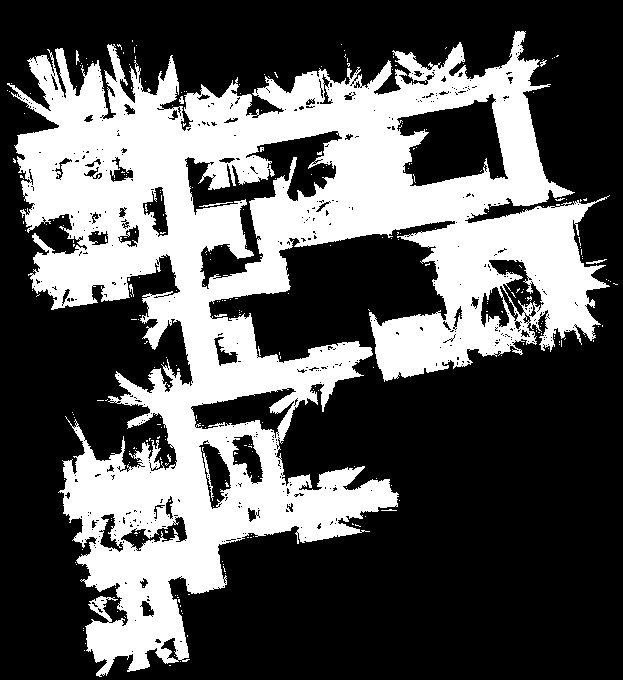
#> input picture A_star_implementation/occupancy_map.png, 623 x 680 px
$ python a_star.py
#> lines starting #> are read from the running program, lines starting #| are printed output that depends on the picture; after the words box and inside, x2 and y2 are one past the last pixel; in counts of white or black regions, pixels touching at a corner belong together
from PIL import Image
import numpy as np
from matplotlib import image
from matplotlib import pyplot as plt

def RecoverPath(s,g,pred):
    finallist = [g]
    current = g

    while current!=s:
        prev = pred[current]
        finallist.append(prev)
        current = prev
    return finallist

def Number(v):
    row = v[0]
    col = v[1]
    nbors = [
            (row-1,col-1),(row-1,col),(row-1,col+1),
            (row,col-1),(row,col+1),
            (row+1,col-1),(row+1,col),(row+1,col+1)
            ]
    finallist = []
    for tup in nbors:
        if (occupancy_grid[tup[0],tup[1]] == 1):
            finallist.append(tup)
    return finallist

def distance(v1,v2):
    return ((v1[1]-v2[1])**2 + (v1[0]-v2[0])**2)**(1/2)


def A_Star_Search(V, s, g, Number, distance):

    CostTo = {}
    pred = {}
    EstTotalCost = {}

    for row in range(len(V)):
        for col in range(len(V[0])):
            CostTo.update({(row,col):100000})
            EstTotalCost.update({(row,col):100000})

    CostTo.update({s:0})
    EstTotalCost.update({s:distance(s,g)})

    Q = [(distance(s,g),s)]

    while len(Q)>0:
        Q = sorted(Q)
        v = Q[0][1]
        Q = Q[1:len(Q)]

        if v == g:
            return RecoverPath(s,g,pred)

        for i in Number(v):
            pvi = CostTo[v] + distance(v,i)

            if pvi < CostTo[i]:
                pred.update({i:v})
                CostTo.update({i:pvi})
                EstTotalCost.update({i: pvi + distance(i,g)})

                check = False
                for n in range(len(Q)):
                    if Q[n][1] == i:
                        check = True
                        idx = n

                if check:
                    Q[idx] = (EstTotalCost[i],Q[idx][1])
                else:
                    Q.append((EstTotalCost[i],i))

    return []


if __name__ == '__main__':

    # Read image from disk using PIL
    path  = './occupancy_map.png'

    occupancy_map_img = Image.open(path)
#> occupancy_map_img is the input picture: PIL image 623x680 L; 34.9% white; 292 white regions (284 under 20 px), largest, box (x1, y1, x2, y2) and area: (7, 31, 610, 677) 146713, (199, 202, 233, 207) 48, (586, 259, 607, 264) 43

    # Interpret this image as a numpy array, and threshold its values to→ {0,1}
    occupancy_grid = (np.asarray(occupancy_map_img) > 0).astype(int)
    opt_path = A_Star_Search(occupancy_grid,(635, 140),(350, 400),Number,distance)
#> after the loop in A_Star_Search, `for row in range(len(V)):`: CostTo = 423640 items
#> after the loop in A_Star_Search, `while len(Q)>0:`: Q = 741 items; pred = 81200 items
#> opt_path = 725 pairs, first value 220 to 635, second value 140 to 455

    data = image.imread(path)
    xs = [points[1] for points in opt_path]
#> xs = 725 values, max 455 at index 135, min 140 at index 724, mean 287.6
    ys = [points[0] for points in opt_path]
#> ys = 725 values, max 635 at index 724, min 220 at index 145, mean 357.3
    plt.plot(xs, ys)
    plt.imshow(data)
    plt.show()
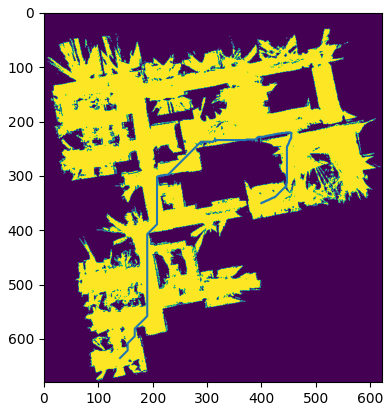
#> figure drawn by matplotlib, 1 panel
